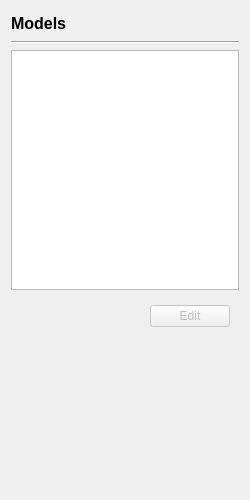
<?xml version="1.0" encoding="UTF-8"?>
<ui version="4.0">
 <class>ModelsPage</class>
 <widget class="QWidget" name="ModelsPage">
  <property name="geometry">
   <rect>
    <x>0</x>
    <y>0</y>
    <width>250</width>
    <height>500</height>
   </rect>
  </property>
  <property name="windowTitle">
   <string>Form</string>
  </property>
  <layout class="QVBoxLayout" name="verticalLayout">
   <item>
    <widget class="QLabel" name="title">
     <property name="minimumSize">
      <size>
       <width>0</width>
       <height>24</height>
      </size>
     </property>
     <property name="font">
      <font>
       <pointsize>12</pointsize>
       <bold>true</bold>
      </font>
     </property>
     <property name="text">
      <string>Models</string>
     </property>
    </widget>
   </item>
   <item>
    <widget class="Line" name="line">
     <property name="orientation">
      <enum>Qt::Horizontal</enum>
     </property>
    </widget>
   </item>
   <item>
    <widget class="QListWidget" name="list">
     <property name="minimumSize">
      <size>
       <width>0</width>
       <height>240</height>
      </size>
     </property>
     <property name="editTriggers">
      <set>QAbstractItemView::NoEditTriggers</set>
     </property>
    </widget>
   </item>
   <item>
    <widget class="QWidget" name="widget" native="true">
     <layout class="QHBoxLayout" name="horizontalLayout">
      <item>
       <spacer name="horizontalSpacer">
        <property name="orientation">
         <enum>Qt::Horizontal</enum>
        </property>
        <property name="sizeHint" stdset="0">
         <size>
          <width>130</width>
          <height>20</height>
         </size>
        </property>
       </spacer>
      </item>
      <item>
       <widget class="QPushButton" name="edit">
        <property name="enabled">
         <bool>false</bool>
        </property>
        <property name="text">
         <string>Edit</string>
        </property>
       </widget>
      </item>
     </layout>
    </widget>
   </item>
   <item>
    <spacer name="verticalSpacer">
     <property name="orientation">
      <enum>Qt::Vertical</enum>
     </property>
     <property name="sizeHint" stdset="0">
      <size>
       <width>20</width>
       <height>163</height>
      </size>
     </property>
    </spacer>
   </item>
  </layout>
 </widget>
 <resources/>
 <connections/>
</ui>
